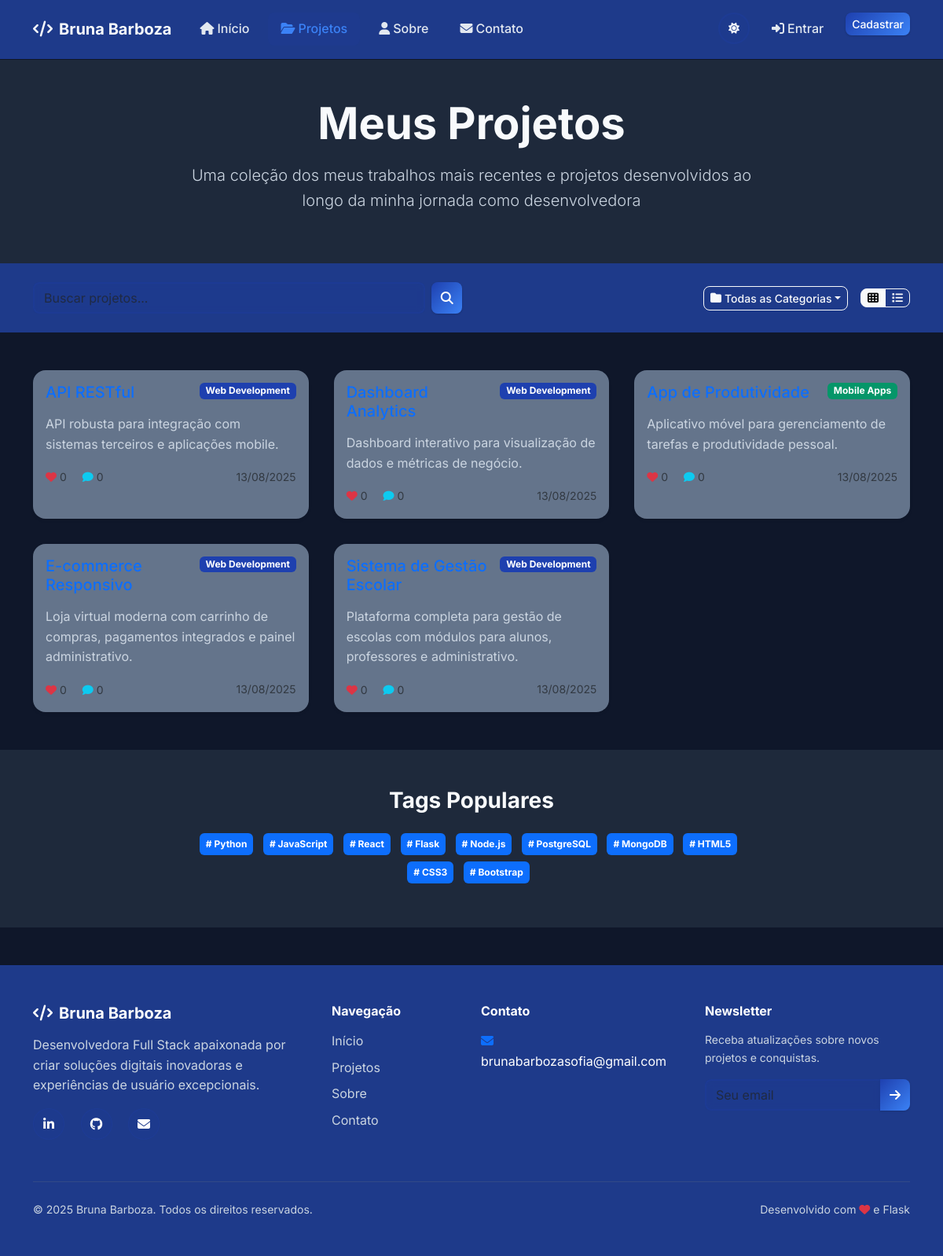
The app's page /projects with its own data.
### models.py (models this page shows, shortened)
class Project(db.Model):
    __tablename__ = 'projects'
    id = db.Column(db.Integer, primary_key=True)
    title = db.Column(db.String(200), nullable=False)
    description = db.Column(db.Text, nullable=False)
    content = db.Column(db.Text)
    image_url = db.Column(db.String(300))
    video_url = db.Column(db.String(300))
    project_url = db.Column(db.String(300))
    github_url = db.Column(db.String(300))
    is_published = db.Column(db.Boolean, default=False)
    is_featured = db.Column(db.Boolean, default=False)
    created_at = db.Column(db.DateTime, default=datetime.utcnow)
    updated_at = db.Column(db.DateTime, default=datetime.utcnow, onupdate=datetime.utcnow)
    category_id = db.Column(db.Integer, db.ForeignKey('categories.id'))
    tags = db.relationship('Tag', secondary=project_tags, lazy='subquery',
                          backref=db.backref('projects', lazy=True))
    comments = db.relationship('Comment', backref='project', lazy=True, cascade='all, delete-orphan')
    likes = db.relationship('Like', backref='project', lazy=True, cascade='all, delete-orphan')
    @property
    def likes_count(self):
        return len(self.likes)
    @property
    def comments_count(self):
        return len(self.comments)

class Category(db.Model):
    __tablename__ = 'categories'
    id = db.Column(db.Integer, primary_key=True)
    name = db.Column(db.String(50), unique=True, nullable=False)
    description = db.Column(db.String(200))
    color = db.Column(db.String(7), default='#1e40af')  # Default dark blue
    projects = db.relationship('Project', backref='category', lazy=True)

class Tag(db.Model):
    __tablename__ = 'tags'
    id = db.Column(db.Integer, primary_key=True)
    name = db.Column(db.String(30), unique=True, nullable=False)

### routes.py (the view)
@main_bp.route('/projects')
def projects():
    page = request.args.get('page', 1, type=int)
    category_id = request.args.get('category', type=int)
    tag = request.args.get('tag')
    search = request.args.get('search', '')
    query = Project.query.filter_by(is_published=True)
    if category_id:
        query = query.filter_by(category_id=category_id)
    if tag:
        query = query.join(project_tags).join(Tag).filter(Tag.name == tag)
    if search:
        query = query.filter(or_(
            Project.title.contains(search),
            Project.description.contains(search)
        ))
    query = query.order_by(desc(Project.created_at))
    projects_pagination = query.paginate(
        page=page, per_page=9, error_out=False
    )
    categories = Category.query.all()
    tags = Tag.query.all()
    return render_template('projects.html',
                         projects=projects_pagination.items,
                         pagination=projects_pagination,
                         categories=categories,
                         tags=tags,
                         current_category=category_id,
                         current_tag=tag,
                         search_query=search)

### routes.py (called while the page is built)
@main_bp.app_template_filter('format_date')
def format_date_filter(date):
    return format_date(date)

@main_bp.app_template_filter('truncate')
def truncate_filter(text, length=150):
    return truncate_text(text, length)

### utils.py (called while the page is built)
def format_date(date_obj):
    if not date_obj:
        return ""
    return date_obj.strftime("%d/%m/%Y")

def truncate_text(text, max_length=150):
    if not text:
        return ""
    if len(text) <= max_length:
        return text
    return text[:max_length].rsplit(' ', 1)[0] + '...'

### templates/projects.html (shortened to what this page needs)
{% extends "base.html" %}
{% block content %}
<section class="projects-hero py-5 bg-dark-secondary">
    <div class="container">
        <div class="row">
            <div class="col-lg-8 mx-auto text-center">
                <h1 class="display-4 fw-bold mb-3">Meus Projetos</h1>
                <p class="lead text-light-gray">
                    Uma coleção dos meus trabalhos mais recentes e projetos desenvolvidos
                    ao longo da minha jornada como desenvolvedora
                </p>
            </div>
        </div>
    </div>
</section>
<section class="filters-section py-4 bg-primary-dark sticky-top">
    <div class="container">
        <div class="row align-items-center">
            <div class="col-lg-6">
                <form method="GET" class="search-form d-flex" id="searchForm">
                    <input type="text" name="search" class="form-control me-2"
                           placeholder="Buscar projetos..." value="{{ search_query }}">
                    <button type="submit" class="btn btn-primary">
                        <i class="fas fa-search"></i>
                    </button>
                </form>
            </div>
            <div class="col-lg-6">
                <div class="filter-options d-flex justify-content-end align-items-center">
                    <div class="dropdown me-3">
                        <button class="btn btn-outline-light dropdown-toggle btn-sm" type="button"
                                data-bs-toggle="dropdown">
                            <i class="fas fa-folder me-1"></i>
                            {% if current_category %}
                                {% for cat in categories if cat.id == current_category %}{{ cat.name }}{% endfor %}
                            {% else %}
                                Todas as Categorias
                            {% endif %}
                        </button>
                    </div>
                    <div class="view-toggle btn-group btn-group-sm" role="group">
                        <button type="button" class="btn btn-outline-light active" id="gridView">
                            <i class="fas fa-th"></i>
                        </button>
                        <button type="button" class="btn btn-outline-light" id="listView">
                            <i class="fas fa-list"></i>
                        </button>
                    </div>
                </div>
            </div>
        </div>
    </div>
</section>
<section class="projects-grid-section py-5">
    <div class="container">
        {% if projects %}
        <div class="projects-grid" id="projectsGrid">
            {% for project in projects %}
            <div class="project-card card h-100 border-0 shadow-sm" data-aos="fade-up" data-aos-delay="{{ loop.index0 * 100 }}">
                <div class="card-body">
                    <div class="d-flex justify-content-between align-items-start mb-2">
                        <h5 class="card-title">
                            <a href="{{ url_for('main.project_detail', id=project.id) }}"
                               class="text-decoration-none">{{ project.title }}</a>
                        </h5>
                        {% if project.category %}
                        <span class="badge" style="background-color: {{ project.category.color }}">
                            {{ project.category.name }}
                        </span>
                        {% endif %}
                    </div>
                    <p class="card-text text-light-gray">{{ project.description|truncate(120) }}</p>
                    <div class="project-footer d-flex justify-content-between align-items-center">
                        <div class="project-stats">
                            <small class="text-muted me-3">
                                <i class="fas fa-heart text-danger me-1"></i>{{ project.likes_count }}
                            </small>
                            <small class="text-muted">
                                <i class="fas fa-comment text-info me-1"></i>{{ project.comments_count }}
                            </small>
                        </div>
                        <small class="text-muted">{{ project.created_at|format_date }}</small>
                    </div>
                </div>
            </div>
            {% endfor %}
        </div>
        {% endif %}
    </div>
</section>
{% if tags %}
<section class="tags-section py-5 bg-dark-secondary">
    <div class="container">
        <div class="row">
            <div class="col-lg-8 mx-auto text-center">
                <h3 class="fw-bold mb-4">Tags Populares</h3>
                <div class="tags-cloud">
                    {% for tag in tags %}
                    <a href="{{ url_for('main.projects', tag=tag.name) }}"
                       class="badge bg-primary me-2 mb-2 p-2 text-decoration-none tag-cloud-item">
                        # {{ tag.name }}
                    </a>
                    {% endfor %}
                </div>
            </div>
        </div>
    </div>
</section>
{% endif %}
{% endblock %}

### static/css/style.css (style rules this page uses)
:root { --primary-color: #1e40af; --primary-dark: #1e3a8a; --primary-light: #3b82f6; --primary-lighter: #60a5fa; --secondary-color: #374151; --secondary-dark: #1f2937; --secondary-light: #6b7280; --bg-primary: #0f172a; --bg-secondary: #1e293b; --bg-tertiary: #334155; --bg-card: #64748b; --text-primary: #f8fafc; --text-secondary: #e2e8f0; --text-muted: #94a3b8; --text-light-gray: #cbd5e1; --accent-success: #10b981; --accent-warning: #f59e0b; --accent-danger: #ef4444; --accent-info: #06b6d4; --glass-bg: rgba(30, 64, 175, 0.1); --glass-border: rgba(30, 64, 175, 0.2); --overlay-dark: rgba(0, 0, 0, 0.7); --overlay-light: rgba(255, 255, 255, 0.1); --shadow-sm: 0 1px 2px 0 rgba(0, 0, 0, 0.05); --shadow: 0 1px 3px 0 rgba(0, 0, 0, 0.1), 0 1px 2px 0 rgba(0, 0, 0, 0.06); --shadow-md: 0 4px 6px -1px rgba(0, 0, 0, 0.1), 0 2px 4px -1px rgba(0, 0, 0, 0.06); --shadow-lg: 0 10px 15px -3px rgba(0, 0, 0, 0.1), 0 4px 6px -2px rgba(0, 0, 0, 0.05); --shadow-xl: 0 20px 25px -5px rgba(0, 0, 0, 0.1), 0 10px 10px -5px rgba(0, 0, 0, 0.04); --radius-sm: 0.375rem; --radius: 0.5rem; --radius-md: 0.75rem; --radius-lg: 1rem; --radius-xl: 1.5rem; --space-1: 0.25rem; --space-2: 0.5rem; --space-3: 0.75rem; --space-4: 1rem; --space-5: 1.25rem; --space-6: 1.5rem; --transition-fast: 0.15s ease; --transition: 0.3s ease; --transition-slow: 0.5s ease; }
* { margin: 0; padding: 0; box-sizing: border-box; }
html { scroll-behavior: smooth; }
body { font-family: 'Inter', -apple-system, BlinkMacSystemFont, 'Segoe UI', Roboto, sans-serif; background-color: var(--bg-primary); color: var(--text-primary); line-height: 1.6; overflow-x: hidden; }
.text-light-gray { color: var(--text-light-gray) !important; }
.card { background: var(--bg-card); border: 1px solid var(--glass-border); border-radius: var(--radius-lg); transition: all var(--transition); overflow: hidden; }
.bg-dark-secondary { background-color: var(--bg-secondary) !important; }
.bg-primary-dark { background-color: var(--primary-dark) !important; }
.project-card { background: var(--bg-card); border: 1px solid var(--glass-border); transition: all var(--transition-slow); position: relative; overflow: hidden; }
.project-card::before { content: ''; position: absolute; top: 0; left: 0; width: 100%; height: 2px; background: linear-gradient(90deg, var(--primary-color), var(--primary-light)); transform: translateX(-100%); transition: transform var(--transition); }
.form-control { background: var(--glass-bg); border: 2px solid var(--glass-border); color: var(--text-primary); border-radius: var(--radius); transition: all var(--transition); backdrop-filter: blur(5px); }
.btn { font-weight: 500; border-radius: var(--radius); transition: all var(--transition); position: relative; overflow: hidden; display: inline-flex; align-items: center; justify-content: center; text-align: center; }
.btn::before { content: ''; position: absolute; top: 50%; left: 50%; width: 0; height: 0; background: rgba(255, 255, 255, 0.2); border-radius: 50%; transition: all var(--transition-slow); transform: translate(-50%, -50%); z-index: 0; }
.btn > * { position: relative; z-index: 1; }
.btn-primary { background: linear-gradient(135deg, var(--primary-color), var(--primary-light)); border: none; color: white; box-shadow: var(--shadow); }
.projects-grid { display: grid; grid-template-columns: repeat(auto-fill, minmax(350px, 1fr)); gap: 2rem; }
[data-aos] { opacity: 0; transform: translateY(30px); transition: all 0.8s ease; }

### records on screen
Project: category.name "Web Development", description "API robusta para integração com sistemas terceiros e aplicações mobile.", likes_count "0", comments_count "0", created_at "13/08/2025"
Project: category.name "Web Development", description "Dashboard interativo para visualização de dados e métricas de negócio.", likes_count "0", comments_count "0", created_at "13/08/2025"
Project: category.name "Mobile Apps", description "Aplicativo móvel para gerenciamento de tarefas e produtividade pessoal.", likes_count "0", comments_count "0", created_at "13/08/2025"
Project: category.name "Web Development", description "Loja virtual moderna com carrinho de compras, pagamentos integrados e painel administrativo.", likes_count "0", comments_count "0", created_at "13/08/2025"
Project: category.name "Web Development", description "Plataforma completa para gestão de escolas com módulos para alunos, professores e administrativo.", likes_count "0", comments_count "0", created_at "13/08/2025"
Tag: name "Python"
Tag: name "JavaScript"
Tag: name "React"
Tag: name "Flask"
Tag: name "Node.js"
Tag: name "PostgreSQL"
Tag: name "MongoDB"
Tag: name "HTML5"
Tag: name "CSS3"
Tag: name "Bootstrap"
